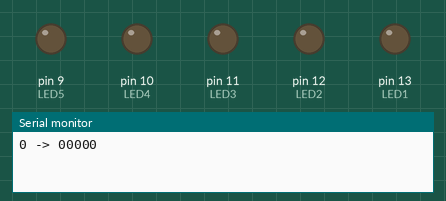
Simulated run of this sketch. Board: Arduino Uno, built with avr-gcc and run on an emulated ATmega328P. On the bench: output pins drawn as LEDs (lit = HIGH), the last lines printed to the serial monitor.

Above: at 0.1 s.
At 4.1 s:
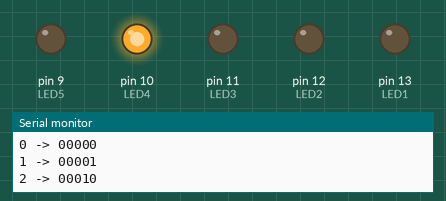
At 8.1 s:
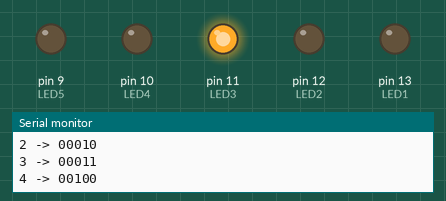
At 18.1 s:
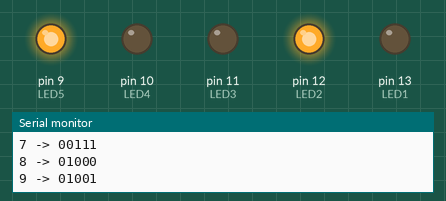
At 28.1 s:
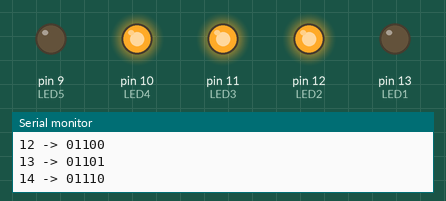
At 38.1 s:
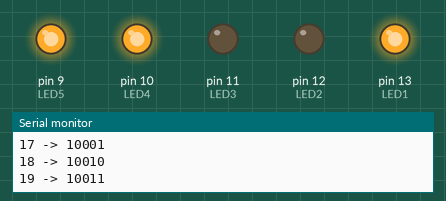
Timing chart, 0 to 39.6 s (numbered marks = the images above):
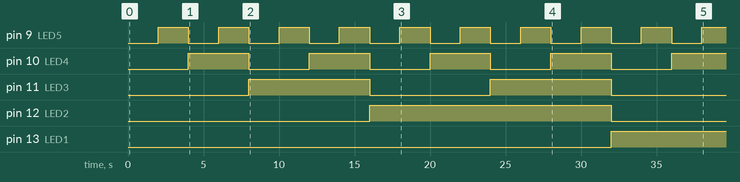

Measured:
- by itself, pin 9 (LED5): alternates HIGH for 2.0 s and LOW for 2.0 s
- by itself, pin 10 (LED4): alternates HIGH for 4.0 s and LOW for 4.0 s
- by itself, pin 11 (LED3): alternates HIGH for 8.0 s and LOW for 8.0 s
- by itself, pin 12 (LED2): LOW → HIGH at 16.0 s, → LOW 16.0 s later
- by itself, pin 13 (LED1): LOW → HIGH at 32.0 s

The sketch:

LAB2.ino
```cpp
/*
Developer: Mafe Revelo
Sketch description: 5-LED Binary Counter (0–20)
*/

//SKETCH: 5-LED BINARY COUNTER

#define LED1 13
#define LED2 12
#define LED3 11
#define LED4 10
#define LED5 9

int delayt = 2000;

void setup() {
  pinMode(LED1, OUTPUT);
  pinMode(LED2, OUTPUT);
  pinMode(LED3, OUTPUT);
  pinMode(LED4, OUTPUT);
  pinMode(LED5, OUTPUT);
  Serial.begin(9600);
}

void loop() {

  // 0 -> 00000
  digitalWrite(LED1, LOW);
  digitalWrite(LED2, LOW);
  digitalWrite(LED3, LOW);
  digitalWrite(LED4, LOW);
  digitalWrite(LED5, LOW);
  Serial.println("0 -> 00000");
  delay(delayt);

  // 1 -> 00001
  digitalWrite(LED1, LOW);
  digitalWrite(LED2, LOW);
  digitalWrite(LED3, LOW);
  digitalWrite(LED4, LOW);
  digitalWrite(LED5, HIGH);
  Serial.println("1 -> 00001");
  delay(delayt);

  // 2 -> 00010
  digitalWrite(LED1, LOW);
  digitalWrite(LED2, LOW);
  digitalWrite(LED3, LOW);
  digitalWrite(LED4, HIGH);
  digitalWrite(LED5, LOW);
  Serial.println("2 -> 00010");
  delay(delayt);

  // 3 -> 00011
  digitalWrite(LED1, LOW);
  digitalWrite(LED2, LOW);
  digitalWrite(LED3, LOW);
  digitalWrite(LED4, HIGH);
  digitalWrite(LED5, HIGH);
  Serial.println("3 -> 00011");
  delay(delayt);

  // 4 -> 00100
  digitalWrite(LED1, LOW);
  digitalWrite(LED2, LOW);
  digitalWrite(LED3, HIGH);
  digitalWrite(LED4, LOW);
  digitalWrite(LED5, LOW);
  Serial.println("4 -> 00100");
  delay(delayt);

  // 5 -> 00101
  digitalWrite(LED1, LOW);
  digitalWrite(LED2, LOW);
  digitalWrite(LED3, HIGH);
  digitalWrite(LED4, LOW);
  digitalWrite(LED5, HIGH);
  Serial.println("5 -> 00101");
  delay(delayt);

  // 6 -> 00110
  digitalWrite(LED1, LOW);
  digitalWrite(LED2, LOW);
  digitalWrite(LED3, HIGH);
  digitalWrite(LED4, HIGH);
  digitalWrite(LED5, LOW);
  Serial.println("6 -> 00110");
  delay(delayt);

  // 7 -> 00111
  digitalWrite(LED1, LOW);
  digitalWrite(LED2, LOW);
  digitalWrite(LED3, HIGH);
  digitalWrite(LED4, HIGH);
  digitalWrite(LED5, HIGH);
  Serial.println("7 -> 00111");
  delay(delayt);

  // 8 -> 01000
  digitalWrite(LED1, LOW);
  digitalWrite(LED2, HIGH);
  digitalWrite(LED3, LOW);
  digitalWrite(LED4, LOW);
  digitalWrite(LED5, LOW);
  Serial.println("8 -> 01000");
  delay(delayt);

  // 9 -> 01001
  digitalWrite(LED1, LOW);
  digitalWrite(LED2, HIGH);
  digitalWrite(LED3, LOW);
  digitalWrite(LED4, LOW);
  digitalWrite(LED5, HIGH);
  Serial.println("9 -> 01001");
  delay(delayt);

  // 10 -> 01010
  digitalWrite(LED1, LOW);
  digitalWrite(LED2, HIGH);
  digitalWrite(LED3, LOW);
  digitalWrite(LED4, HIGH);
  digitalWrite(LED5, LOW);
  Serial.println("10 -> 01010");
  delay(delayt);

  // 11 -> 01011
  digitalWrite(LED1, LOW);
  digitalWrite(LED2, HIGH);
  digitalWrite(LED3, LOW);
  digitalWrite(LED4, HIGH);
  digitalWrite(LED5, HIGH);
  Serial.println("11 -> 01011");
  delay(delayt);

  // 12 -> 01100
  digitalWrite(LED1, LOW);
  digitalWrite(LED2, HIGH);
  digitalWrite(LED3, HIGH);
  digitalWrite(LED4, LOW);
  digitalWrite(LED5, LOW);
  Serial.println("12 -> 01100");
  delay(delayt);

  // 13 -> 01101
  digitalWrite(LED1, LOW);
  digitalWrite(LED2, HIGH);
  digitalWrite(LED3, HIGH);
  digitalWrite(LED4, LOW);
  digitalWrite(LED5, HIGH);
  Serial.println("13 -> 01101");
  delay(delayt);

  // 14 -> 01110
  digitalWrite(LED1, LOW);
  digitalWrite(LED2, HIGH);
  digitalWrite(LED3, HIGH);
  digitalWrite(LED4, HIGH);
  digitalWrite(LED5, LOW);
  Serial.println("14 -> 01110");
  delay(delayt);

  // 15 -> 01111
  digitalWrite(LED1, LOW);
  digitalWrite(LED2, HIGH);
  digitalWrite(LED3, HIGH);
  digitalWrite(LED4, HIGH);
  digitalWrite(LED5, HIGH);
  Serial.println("15 -> 01111");
  delay(delayt);

  // 16 -> 10000
  digitalWrite(LED1, HIGH);
  digitalWrite(LED2, LOW);
  digitalWrite(LED3, LOW);
  digitalWrite(LED4, LOW);
  digitalWrite(LED5, LOW);
  Serial.println("16 -> 10000");
  delay(delayt);

  // 17 -> 10001
  digitalWrite(LED1, HIGH);
  digitalWrite(LED2, LOW);
  digitalWrite(LED3, LOW);
  digitalWrite(LED4, LOW);
  digitalWrite(LED5, HIGH);
  Serial.println("17 -> 10001");
  delay(delayt);

  // 18 -> 10010
  digitalWrite(LED1, HIGH);
  digitalWrite(LED2, LOW);
  digitalWrite(LED3, LOW);
  digitalWrite(LED4, HIGH);
  digitalWrite(LED5, LOW);
  Serial.println("18 -> 10010");
  delay(delayt);

  // 19 -> 10011
  digitalWrite(LED1, HIGH);
  digitalWrite(LED2, LOW);
  digitalWrite(LED3, LOW);
  digitalWrite(LED4, HIGH);
  digitalWrite(LED5, HIGH);
  Serial.println("19 -> 10011");
  delay(delayt);

  // 20 -> 10100
  digitalWrite(LED1, HIGH);
  digitalWrite(LED2, LOW);
  digitalWrite(LED3, HIGH);
  digitalWrite(LED4, LOW);
  digitalWrite(LED5, LOW);
  Serial.println("20 -> 10100");
  delay(delayt);

}
```
